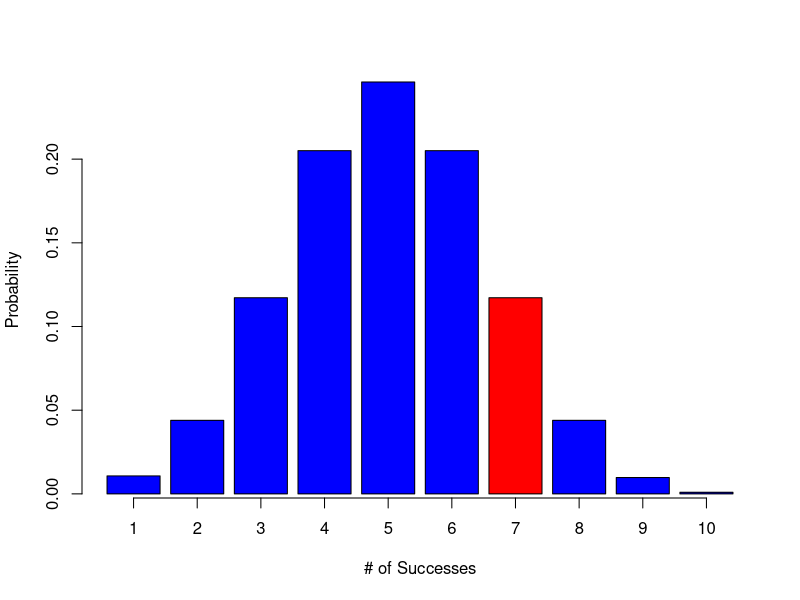

Source code (R):
graphBinom <- function(x, totaln) {
  pbin <- pbinom(1:totaln, size=totaln, prob=0.5)
  prev <- c(0, pbin[-length(pbin)])
  indiv <- pbin-prev
  cols <- rep("blue", totaln)
  cols[x] <- "red"
  xval <- barplot(indiv, col=cols, xlab="# of Successes", ylab="Probability")
  axis(1, xval, labels=1:totaln)
}  

graphBinom(7, 10)
